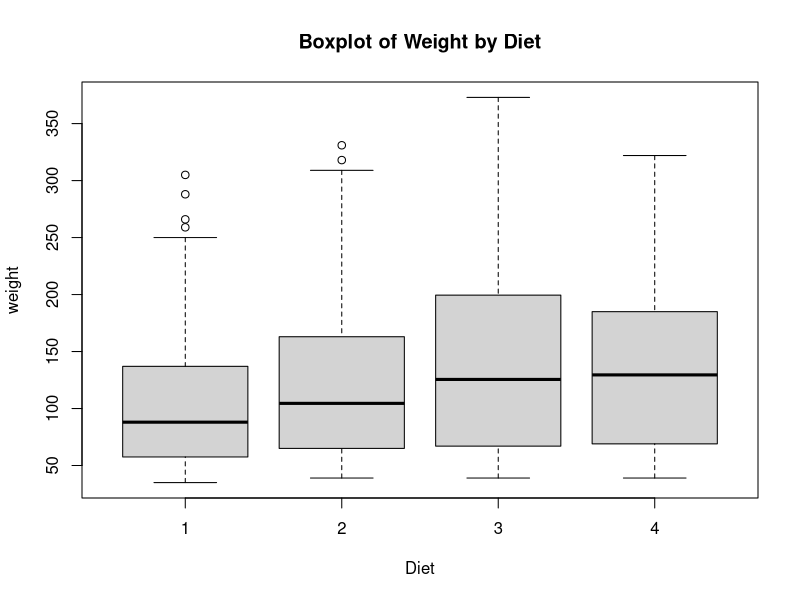
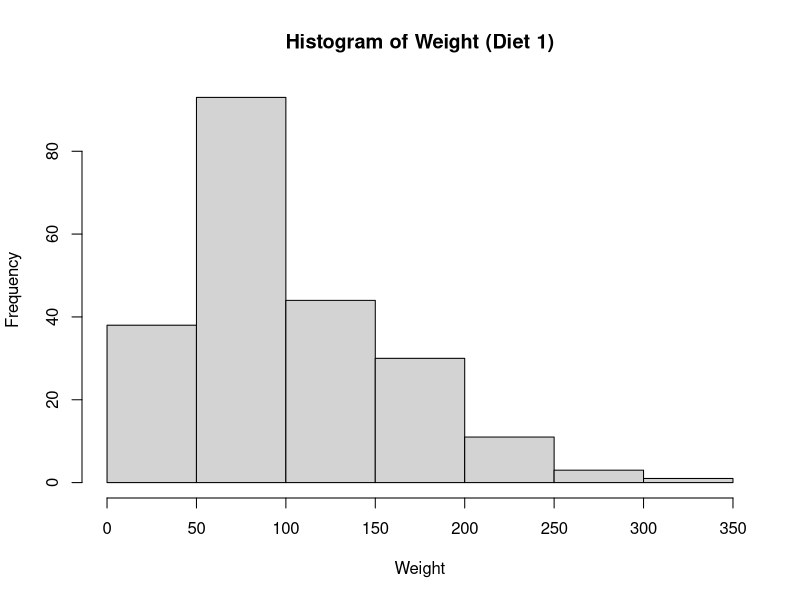
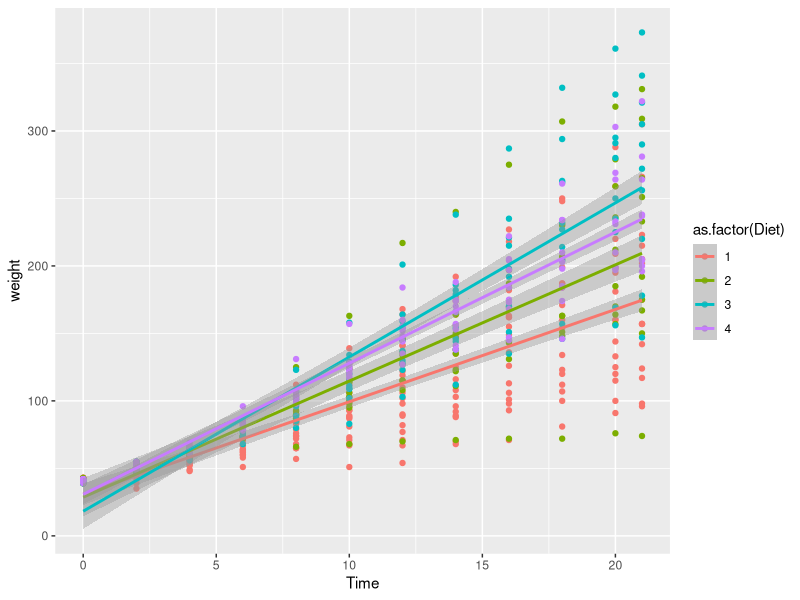

Source code (R) for these figures, in order:
# Experiment 36: Visuals from ChickWeight
data("ChickWeight")
# a. Boxplot
boxplot(weight ~ Diet, data = ChickWeight, main = "Boxplot of Weight by Diet")

# b. Histogram for Diet 1
hist(ChickWeight$weight[ChickWeight$Diet == 1], main = "Histogram of Weight (Diet 1)", xlab = "Weight")

# c. Scatter plot for Weight vs Time grouped by Diet
library(ggplot2)
ggplot(ChickWeight, aes(x = Time, y = weight, color = as.factor(Diet))) + geom_point() + geom_smooth(method = "lm")